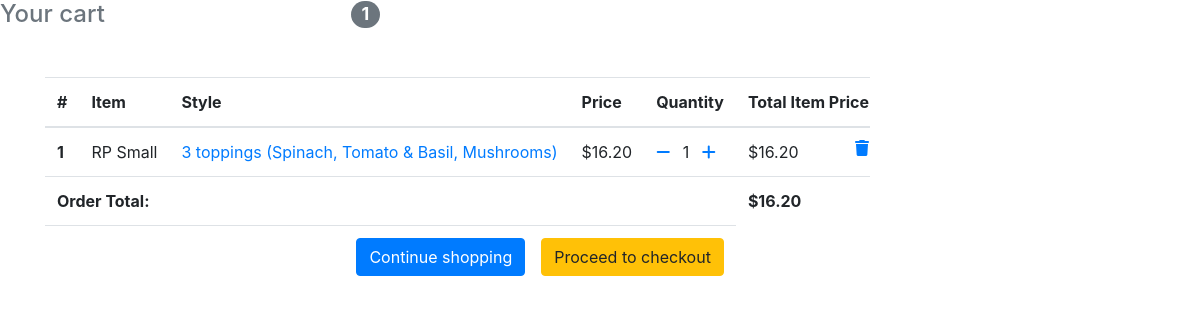
The page /order-summary/ (signed in) on the database its author committed.
### orders/models.py (models this page shows, shortened)
class Order(models.Model):
	user = models.ForeignKey(settings.AUTH_USER_MODEL, on_delete=models.CASCADE)
	items = models.ManyToManyField(OrderItem)
	start_date = models.DateTimeField(auto_now_add = True)
	ordered_date = models.DateTimeField
	ordered = models.BooleanField(default=False)
	def get_total(self):
		total = 0
		for order_item in self.items.all():
			total += order_item.get_final_price()
		return total

class OrderItem(models.Model):
	SIZE_CHOICES = [
		('Large', 'Large'),
		('Small', 'Small')
	]
	user = models.ForeignKey(settings.AUTH_USER_MODEL, on_delete=models.CASCADE)
	ordered = models.BooleanField(default=False)
	item = models.ForeignKey(Item, on_delete=models.CASCADE)
	size = models.CharField(max_length=5, choices=SIZE_CHOICES, blank=True, null=True)
	quantity = models.IntegerField(default=1)
	def get_toppings(self):
		toppings_added = ", ".join(str(t) for t in self.toppings.all())
		return toppings_added
	def get_total_small_item_price(self):
		return self.quantity * self.item.price_small
	def get_final_price(self):
		if self.size == "Small":
			return self.get_total_small_item_price()
		return self.get_total_item_price()

class Item(models.Model):
	title = models.CharField(max_length=100)
	price = models.DecimalField(max_digits=4, decimal_places=2, blank=True, null=True)
	price_small = models.DecimalField(max_digits=4, decimal_places=2, blank=True, null=True)
	has_sizes = models.BooleanField(default=False)
	category = models.CharField(choices=CATEGORY_CHOICES, max_length=2)
	label = models.CharField(choices=LABEL_CHOICES, max_length=1, default='P')
	slug = models.SlugField()
	slug_small = models.SlugField()

class Topping(models.Model):
	title = models.CharField(max_length=32)
	orderitems = models.ManyToManyField(OrderItem, blank=True, related_name="toppings")
	def __str__(self):
		return self.title

### orders/views.py (the view)
# urls.py: path('order-summary/', OrderSummaryView.as_view(), name='order-summary'),
class OrderSummaryView(LoginRequiredMixin, View):
    def get(self, *args, **kwargs):
        try:
            order = Order.objects.get(user=self.request.user, ordered=False)
            context = {
                'object': order
            }
            return render(self.request, 'orders/order_summary.html', context)
        except ObjectDoesNotExist:
            messages.error(self.request, "You do not have an active order.")
            return redirect("/")

### orders/templatetags/cart_template_tags.py (called while the page is built)
@register.filter
def cart_item_count(user):
    if user.is_authenticated:
        qs = Order.objects.filter(user=user, ordered=False)
        if qs.exists():
            return qs[0].items.count()
    return 0

### orders/templates/orders/order_summary.html (shortened to what this page needs)
{% extends "orders/base.html" %}
{% load cart_template_tags %}
{% block side %}
    <h4 class="d-flex justify-content-between align-items-center mb-3">
        <span class="text-muted">Your cart</span>
        <span class="badge badge-secondary badge-pill">{{ request.user|cart_item_count }}</span>
    </h4>
{% endblock %}
{% block main %}
<div class="table-responsive text-nowrap">
        <table class="table">
        <thead>
            <tr>
                <th scope="col">#</th>
                <th scope="col">Item</th>
                <th scope="col">Style</th>
                <th scope="col">Price</th>
                <th scope="col">Quantity</th>
                <th scope="col">Total Item Price</th>
            </tr>
        </thead>
        <tbody>
            {% for order_item in object.items.all %}
            <tr>
                <th scope="row">{{ forloop.counter }}</th>
                <td>{{ order_item.item.category }}
                    {% if order_item.item.has_sizes %}
                        {{ order_item.size }}
                    {% endif %}
                </td>
                <td>
                    <a href="{% url 'order_item' order_item.id%}">
                        {{ order_item.item.title }}
                        {% if order_item.get_toppings %}
                        ({{ order_item.get_toppings }})
                        {% endif %}
                    </a>
                </td>
                <td>
                {% if order_item.size == "Small" %}
                    ${{ order_item.item.price_small }}
                {% else %}
                    ${{ order_item.item.price }}
                {% endif %}
                </td>
                <td>
                {% if order_item.size == "Small" %}
                    <a href="{% url 'remove-single-small-item-from-cart' order_item.item.slug_small %}"><i class="fas fa-minus mr-2"></i></a>
                {% else %}
                    <a href="{% url 'remove-single-item-from-cart' order_item.item.slug %}"><i class="fas fa-minus mr-2"></i></a>
                {% endif %}
                    {{ order_item.quantity }}
                {% if order_item.size == "Small" %}
                    <a href="{% url 'add-small-to-cart' order_item.item.slug_small %}"><i class="fas fa-plus ml-2"></i></a>
                {% else %}
                    <a href="{% url 'add-to-cart' order_item.item.slug %}"><i class="fas fa-plus ml-2"></i></a>
                {% endif %}
                </td>
                <td>
                {% if order_item.size == "Small" %}
                    ${{ order_item.get_total_small_item_price }}
                {% else %}
                    ${{ order_item.get_total_item_price }}
                {% endif %}
                {% if order_item.size == "Small" %}
                    <a href="{% url 'remove-small-from-cart' order_item.item.slug %}"><i class="fas fa-trash float-right"></i></a>
                {% else %}
                    <a href="{% url 'remove-from-cart' order_item.item.slug %}"><i class="fas fa-trash float-right"></i></a>
                {% endif %}
                </td>
            </tr>
            {% endfor %}
            {% if object.get_total %}
            <tr>
                <td colspan="5"><b>Order Total:</b></td>
                <td><b>${{ object.get_total }}</b></td>
            </tr>
            <tr>
                <td colspan="5">
                    <a class="btn btn-warning float-right ml-3" href="/checkout/">Proceed to checkout</a>
                    <a class="btn btn-primary float-right" href="/">Continue shopping</a>
                </td>
            </tr>
            {% endif %}
        </tbody>
        </table>
    </div>
{% endblock %}

### rows shown on the page
OrderItem: item.category "RP", size "Small", item "3 toppings", get_toppings "Spinach, Tomato & Basil, Mushrooms", item.price_small "16.20", quantity "1", get_total_small_item_price "16.20"
Order: get_total "16.20"

### other values the page prints
{{ request.user|cart_item_count }} "1"
